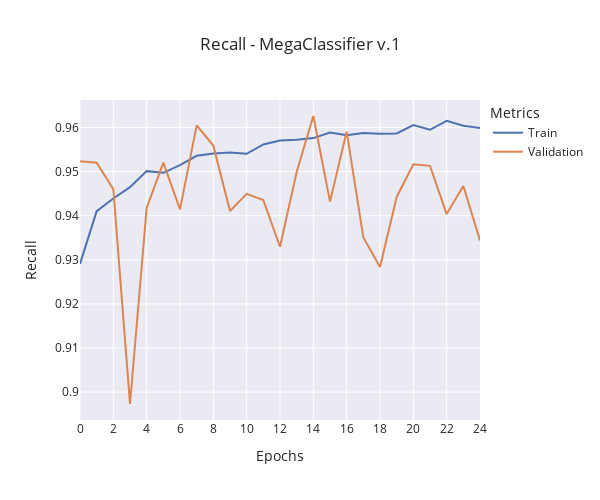

Source (notebook cell):
### Code cell
window_size = 0
train_data = (
    moving_average(train_metrics["recall"], window_size)
    if window_size != 0
    else train_metrics["recall"]
)
validation_data = (
    moving_average(validation_metrics["val_recall"], window_size)
    if window_size != 0
    else validation_metrics["val_recall"]
)

fig = go.Figure()

fig.add_trace(
    go.Scatter(
        y=train_data,
        x=np.arange(len(train_data)),
        mode="lines",
        name="Train",
    )
)

fig.add_trace(
    go.Scatter(
        y=validation_data,
        x=np.arange(len(validation_data)),
        mode="lines",
        name="Validation",
    )
)

fig.update_layout(
    title=f"Recall - {model_name} {version}",
    xaxis_title="Epochs",
    yaxis_title="Recall",
    legend_title="Metrics",
    template="seaborn",
    width=600,
    height=500,
    xaxis=dict(
        tickmode="linear",
        tick0=0,
        dtick=2,
    ),
)

fig.show()

### Figure 1 — Plotly figure (JSON) as saved in the notebook; plotly's stock layout.template omitted (floating-point values rounded to 4 significant figures)
{"data": [{"mode": "lines", "name": "Train", "type": "scatter", "x": [0, 1, 2, 3, 4, 5, 6, 7, 8, 9, 10, 11, 12, 13, 14, 15, 16, 17, 18, 19, 20, 21, 22, 23, 24], "y": [0.9291, 0.941, 0.9439, 0.9465, 0.9501, 0.9497, 0.9515, 0.9536, 0.9541, 0.9543, 0.954, 0.9561, 0.9571, 0.9572, 0.9576, 0.9589, 0.9583, 0.9587, 0.9586, 0.9586, 0.9605, 0.9595, 0.9615, 0.9604, 0.9599]}, {"mode": "lines", "name": "Validation", "type": "scatter", "x": [0, 1, 2, 3, 4, 5, 6, 7, 8, 9, 10, 11, 12, 13, 14, 15, 16, 17, 18, 19, 20, 21, 22, 23, 24], "y": [0.9524, 0.952, 0.946, 0.8973, 0.9418, 0.952, 0.9414, 0.9605, 0.9559, 0.9411, 0.945, 0.9435, 0.933, 0.9499, 0.9626, 0.9432, 0.9591, 0.9351, 0.9284, 0.9442, 0.9517, 0.9513, 0.9404, 0.9467, 0.9344]}], "layout": {"height": 500, "legend": {"title": {"text": "Metrics"}}, "title": {"text": "Recall - MegaClassifier v.1"}, "width": 600, "xaxis": {"dtick": 2, "tick0": 0, "tickmode": "linear", "title": {"text": "Epochs"}}, "yaxis": {"title": {"text": "Recall"}}}}
